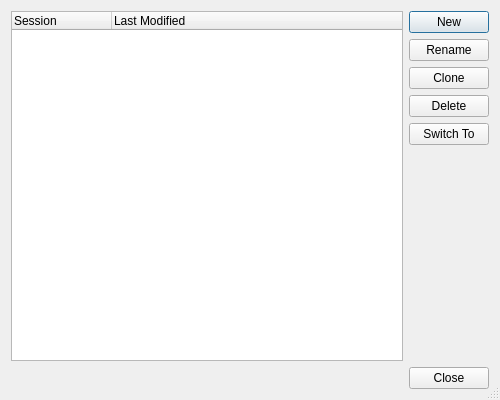
<?xml version="1.0" encoding="UTF-8"?>
<ui version="4.0">
 <class>SessionManagerDialog</class>
 <widget class="QDialog" name="SessionManagerDialog">
  <property name="geometry">
   <rect>
    <x>0</x>
    <y>0</y>
    <width>500</width>
    <height>400</height>
   </rect>
  </property>
  <property name="windowTitle">
   <string>Session Manager</string>
  </property>
  <property name="sizeGripEnabled">
   <bool>true</bool>
  </property>
  <layout class="QGridLayout" name="gridLayout">
   <item row="0" column="0">
    <widget class="QTreeWidget" name="sessionsList">
     <property name="toolTip">
      <string>Shows a list of available sessions</string>
     </property>
     <property name="alternatingRowColors">
      <bool>true</bool>
     </property>
     <property name="rootIsDecorated">
      <bool>false</bool>
     </property>
     <column>
      <property name="text">
       <string>Session</string>
      </property>
     </column>
     <column>
      <property name="text">
       <string>Last Modified</string>
      </property>
     </column>
    </widget>
   </item>
   <item row="0" column="1">
    <layout class="QVBoxLayout" name="verticalLayout">
     <item>
      <widget class="QPushButton" name="newButton">
       <property name="toolTip">
        <string>Press to create a new session</string>
       </property>
       <property name="text">
        <string>New</string>
       </property>
      </widget>
     </item>
     <item>
      <widget class="QPushButton" name="renameButton">
       <property name="toolTip">
        <string>Press to rename the selected session</string>
       </property>
       <property name="text">
        <string>Rename</string>
       </property>
      </widget>
     </item>
     <item>
      <widget class="QPushButton" name="cloneButton">
       <property name="toolTip">
        <string>Press to clone the selected session</string>
       </property>
       <property name="text">
        <string>Clone</string>
       </property>
      </widget>
     </item>
     <item>
      <widget class="QPushButton" name="deleteButton">
       <property name="toolTip">
        <string>Press to delete the selected session</string>
       </property>
       <property name="text">
        <string>Delete</string>
       </property>
      </widget>
     </item>
     <item>
      <widget class="QPushButton" name="switchButton">
       <property name="toolTip">
        <string>Press to switch to the selected session</string>
       </property>
       <property name="text">
        <string>Switch To</string>
       </property>
      </widget>
     </item>
     <item>
      <spacer name="verticalSpacer">
       <property name="orientation">
        <enum>Qt::Vertical</enum>
       </property>
       <property name="sizeHint" stdset="0">
        <size>
         <width>20</width>
         <height>40</height>
        </size>
       </property>
      </spacer>
     </item>
    </layout>
   </item>
   <item row="1" column="0" colspan="2">
    <widget class="QDialogButtonBox" name="buttonBox">
     <property name="orientation">
      <enum>Qt::Horizontal</enum>
     </property>
     <property name="standardButtons">
      <set>QDialogButtonBox::Close</set>
     </property>
    </widget>
   </item>
  </layout>
 </widget>
 <resources/>
 <connections>
  <connection>
   <sender>buttonBox</sender>
   <signal>accepted()</signal>
   <receiver>SessionManagerDialog</receiver>
   <slot>accept()</slot>
   <hints>
    <hint type="sourcelabel">
     <x>248</x>
     <y>254</y>
    </hint>
    <hint type="destinationlabel">
     <x>157</x>
     <y>274</y>
    </hint>
   </hints>
  </connection>
  <connection>
   <sender>buttonBox</sender>
   <signal>rejected()</signal>
   <receiver>SessionManagerDialog</receiver>
   <slot>reject()</slot>
   <hints>
    <hint type="sourcelabel">
     <x>316</x>
     <y>260</y>
    </hint>
    <hint type="destinationlabel">
     <x>286</x>
     <y>274</y>
    </hint>
   </hints>
  </connection>
 </connections>
</ui>
